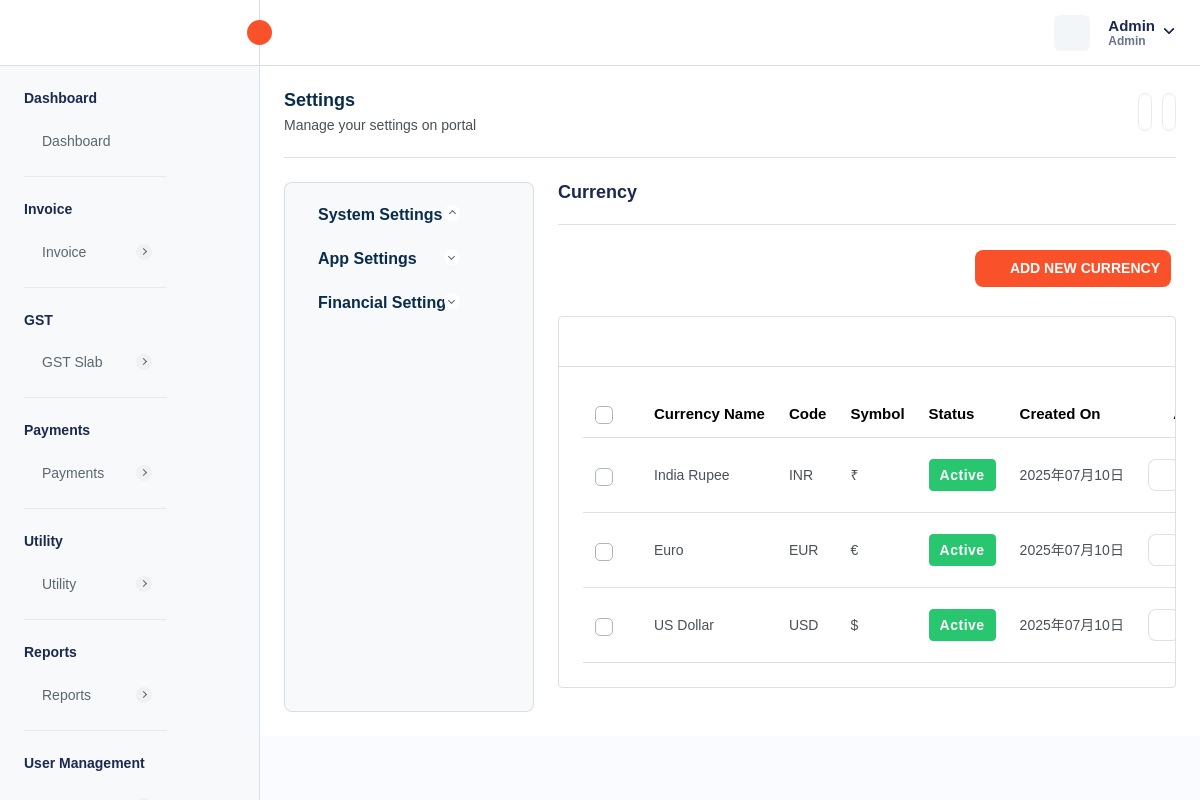
Before: /currency-settings.php (signed in) with the older database file.
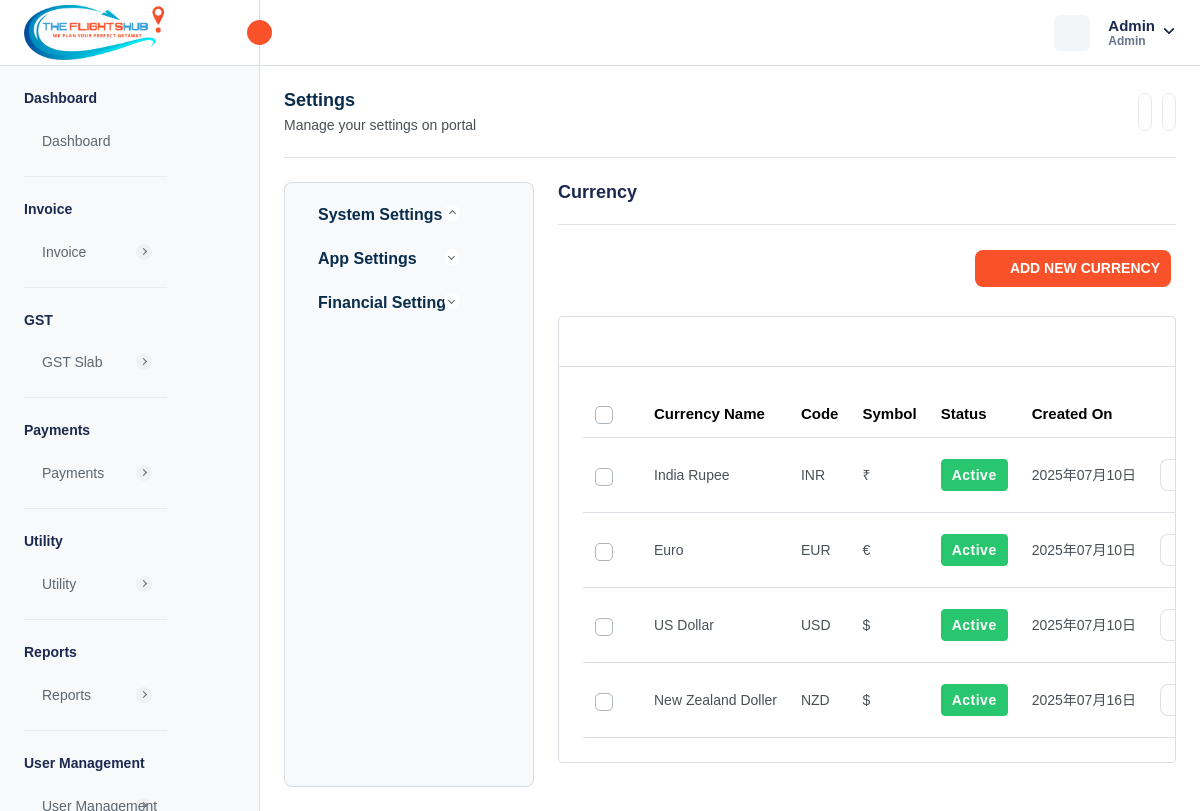
After: the same page with the newer database file.
### tables this page shows
CREATE TABLE `currency` (
  `currency_id` int NOT NULL AUTO_INCREMENT,
  `currency_name` varchar(255) DEFAULT NULL,
  `currency_code` varchar(45) DEFAULT NULL,
  `currency_symbol` varchar(45) DEFAULT NULL,
  `currency_rate` decimal(10,2) DEFAULT NULL,
  `created_at` timestamp NULL DEFAULT CURRENT_TIMESTAMP,
  `updated_at` timestamp NULL DEFAULT NULL,
  `is_active` int DEFAULT '1',
  PRIMARY KEY (`currency_id`)
);

CREATE TABLE `localization_settings` (
  `id` int NOT NULL AUTO_INCREMENT,
  `language` varchar(50) DEFAULT 'English',
  `timezone` varchar(100) DEFAULT 'UTC',
  `date_format` varchar(20) DEFAULT 'd M Y',
  `time_format` varchar(10) DEFAULT '12',
  `currency_id` int DEFAULT NULL,
  `created_at` datetime DEFAULT CURRENT_TIMESTAMP,
  `updated_at` datetime DEFAULT CURRENT_TIMESTAMP ON UPDATE CURRENT_TIMESTAMP,
  PRIMARY KEY (`id`)
);

CREATE TABLE `company_settings` (
  `company_id` int NOT NULL AUTO_INCREMENT,
  `company_name` varchar(255) DEFAULT NULL,
  `company_email` varchar(255) DEFAULT NULL,
  `company_phone` varchar(20) DEFAULT NULL,
  `company_website` varchar(255) DEFAULT NULL,
  `company_logo` varchar(255) DEFAULT NULL,
  `favicon` varchar(255) DEFAULT NULL,
  `address` text,
  `country` varchar(100) DEFAULT NULL,
  `state` varchar(100) DEFAULT NULL,
  `city` varchar(100) DEFAULT NULL,
  `postal_code` varchar(20) DEFAULT NULL,
  `gst_number` varchar(255) DEFAULT NULL,
  `bz_number` varchar(255) DEFAULT NULL,
  `created_at` timestamp NULL DEFAULT CURRENT_TIMESTAMP,
  `updated_at` timestamp NULL DEFAULT CURRENT_TIMESTAMP ON UPDATE CURRENT_TIMESTAMP,
  PRIMARY KEY (`company_id`)
);

### currency-settings.php (the view, shortened to what the rows shown need)
<?php
require "./database/config.php";
try {
    $stmtFetch = $db->prepare("SELECT * FROM currency");
    $stmtFetch->execute();
    $currencies = $stmtFetch->get_result()->fetch_all(MYSQLI_ASSOC);
    $stmtFetchCompanySettings = $db->prepare("SELECT * FROM company_settings");
    $stmtFetchCompanySettings->execute();
    $companySettings = $stmtFetchCompanySettings->get_result()->fetch_array(MYSQLI_ASSOC);
    $stmtFetchLocalizationSettings = $db->prepare("SELECT * FROM localization_settings INNER JOIN currency ON localization_settings.currency_id = currency.currency_id;");
    $stmtFetchLocalizationSettings->execute();
    $localizationSettings = $stmtFetchLocalizationSettings->get_result()->fetch_array(MYSQLI_ASSOC);
} catch (Exception $e) {
    $_SESSION['error'] = $e->getMessage();
}
?>
<!DOCTYPE html>
<html lang="en">
<head>
    <link rel="stylesheet" href="assets/css/bootstrap.min.css">
    <link rel="stylesheet" href="assets/css/animate.css">
    <link rel="stylesheet" href="assets/plugins/select2/css/select2.min.css">
    <link rel="stylesheet" href="assets/plugins/summernote/summernote-bs4.min.css">
    <link rel="stylesheet" href="assets/css/bootstrap-datetimepicker.min.css">
    <link rel="stylesheet" href="assets/css/dataTables.bootstrap5.min.css">
    <link rel="stylesheet" href="assets/plugins/fontawesome/css/fontawesome.min.css">
    <link rel="stylesheet" href="assets/plugins/fontawesome/css/all.min.css">
    <link rel="stylesheet" href="assets/css/style.css">
    <link rel="stylesheet" href="https://cdn.jsdelivr.net/npm/notyf@3/notyf.min.css" />
</head>
<body>
    <div class="main-wrapper">
        <div class="header">
            <?php require_once("header.php"); ?>
        </div>
        <div class="page-wrapper">
            <div class="content settings-content">
                <div class="row">
                    <div class="col-xl-12">
                        <div class="settings-wrapper d-flex">
                            <div class="settings-page-wrap w-50">
                                <div class="row">
                                    <div class="col-lg-12">
                                        <div class="card table-list-card">
                                            <div class="card-body">
                                                <div class="table-responsive">
                                                    <table class="table datanew">
                                                        <thead>
                                                            <tr>
                                                                <th class="no-sort">
                                                                    <label class="checkboxs">
                                                                        <span class="checkmarks"></span>
                                                                    </label>
                                                                </th>
                                                                <th>Currency Name</th>
                                                                <th>Code </th>
                                                                <th>Symbol</th>
                                                                <th>Status</th>
                                                                <th>Created On</th>
                                                                <th class="no-sort text-end">Action</th>
                                                            </tr>
                                                        </thead>
                                                        <tbody>
                                                            <?php foreach ($currencies as $currency) { ?>
                                                                <tr>
                                                                    <td>
                                                                        <label class="checkboxs">
                                                                            <span class="checkmarks"></span>
                                                                        </label>
                                                                    </td>
                                                                    <td>
                                                                        <?= $currency['currency_name'] ?>
                                                                    </td>
                                                                    <td>
                                                                        <?= $currency['currency_code'] ?>
                                                                    </td>
                                                                    <td>
                                                                        <?= $currency['currency_symbol'] ?>
                                                                    </td>
                                                                    <td>
                                                                        <?php if ($currency['is_active'] == 1) { ?>
                                                                            <span
                                                                                class="badge badge-lg bg-success">Active</span>
                                                                        <?php } else { ?>
                                                                            <span
                                                                                class="badge badge-lg bg-danger">Inactive</span>
                                                                        <?php } ?>
                                                                    </td>
                                                                    <td><?php $date = new DateTime($currency['created_at']);
                                                                    echo $date->format(isset($localizationSettings["date_format"]) ? $localizationSettings["date_format"] : "d M Y") ?>
                                                                    </td>
                                                                    <td class="action-table-data justify-content-end">
                                                                        <div class="edit-delete-action">
                                                                            <a class="editButton me-2 p-2" href="#"
                                                                                data-currency-id="<?= $currency['currency_id'] ?>"
                                                                                data-currency-name="<?= $currency['currency_name'] ?>"
                                                                                data-currency-code="<?= $currency['currency_code'] ?>"
                                                                                data-currency-symbol="<?= $currency['currency_symbol'] ?>"
                                                                                data-currency-status="<?= $currency['is_active'] ?>"
                                                                                data-bs-toggle="modal"
                                                                                data-bs-target="#edit-currency">
                                                                                <i data-feather="edit"
                                                                                    class="feather-edit"></i>
                                                                            </a>
                                                                        </div>
                                                                    </td>
                                                                </tr>
                                                            <?php } ?>
                                                        </tbody>
                                                    </table>
                                                </div>
                                            </div>
                                        </div>
                                    </div>
                                </div>
                            </div>
                        </div>
                    </div>
                </div>
            </div>
        </div>
    </div>
</body>
</html>

### header.php (shortened to what the rows shown need)
<div class="header">
    <div class="header-left active">
        <a href="admin-dashboard.php" class="logo logo-normal">
            <img src="<?= isset($companySettings['company_logo']) ? $companySettings['company_logo'] : "assets/img/logo/vis-logo.png" ?>" alt="" />
        </a>
    </div>
</div>

Changed rows visible on the page:
now on this page (row edited): company_settings: company_logo (picture)
added currency: currency_name "New Zealand Doller", currency_code "NZD", currency_symbol "$", is_active "Active", created_at.date_format "2025年07月16日"
